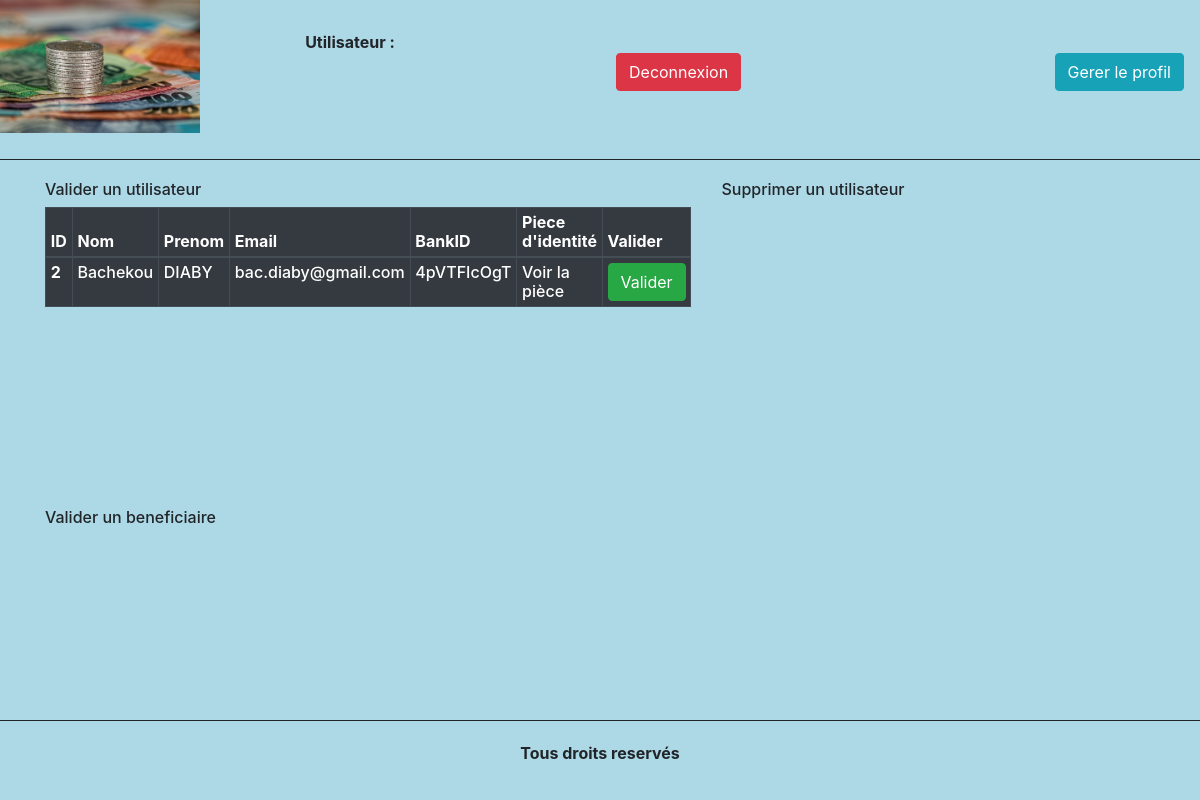
The page /Admin_connected/Admin_connected.php on the database its author committed.
### tables this page shows
CREATE TABLE user (id INTEGER PRIMARY KEY AUTOINCREMENT NOT NULL, last_name VARCHAR (50) NOT NULL, first_name VARCHAR (50) NOT NULL, birthdate DATE NOT NULL, adress VARCHAR (100) NOT NULL, email VARCHAR (50) NOT NULL, password VARCHAR (30) NOT NULL, is_validated INTEGER NOT NULL DEFAULT (0), BankID VARCHAR (10), identity VARCHAR (100));

### Admin_connected/Admin_connected.php (the view, shortened to what this page needs)
<!DOCTYPE html>
<html lang="en">
<head>
  <link rel="stylesheet" href="../bootstrap/bootstrap-4.4.1-dist/css/bootstrap.min.css">
  <link rel="stylesheet" href="style.CSS">
  <link rel="stylesheet" href="../CSS/Template.css">
</head>
<body>
<div class="grid-container">
  <div class="logo"></div>
  <div class="navigation">
      <ul class="navbar">
        <li class= "btn btn-danger">
          <a href="../User_disconnected/index.php">Deconnexion</a>
        </li>
        <li class= "btn btn-info">
          <a href="../Modify_login_info/index.php">Gerer le profil</a>
        </li>
      </ul>
    </div>
  <div class="subtitle">
    <div class="top">
    <?php
    echo '<p><b>Utilisateur :</b> '.$_SESSION['first_name'].' '.$_SESSION['last_name'].'</p>';
    ?>
    </div>
  </div>
  <?php
  $db = new DB();
  $req = $db->prepare('SELECT * FROM user WHERE is_validated=0');
  ?>
  <div class="container content">
    <div class="row">
      <div class="col">
      <h6>Valider un utilisateur<h6>
        <table class="table table-dark table-bordered table-sm">
          <thead>
            <tr>
              <th scope="col">ID</th>
              <th scope="col">Nom</th>
              <th scope="col">Prenom</th>
              <th scope="col">Email</th>
              <th scope="col">BankID</th>
              <th scope="col">Piece d'identité</th>
              <th scope="col">Valider</th>
            </tr>
          </thead>
          <tbody>
          <?php
          $req = $req->execute();
          while ($res = $req->fetchArray(SQLITE3_ASSOC)) {
              ?>
          <tr>
            <th scope="row"><?php echo $res['id']; ?></th>
            <td scope="row"><?php echo $res['first_name']; ?></td>
            <td scope="row"><?php echo $res['last_name']; ?></td>
            <td scope="row"><?php echo $res['email']; ?></td>
            <td scope="row"><?php echo $res['BankID']; ?></td>
            <td scope="row">
              <a href="../inscription_success/uploads/<?php echo $res['identity']; ?>">Voir la pièce</a>
            </td>
            <td>
              <button class="btn btn-success" type="submit">
                <a href="validate_user.php?user_id=<?php echo $res['id']; ?>"
                >Valider
                </a>
              </button>
            </td>
          </tr>
          <?php
          }
          ?>
        </tbody>
        </table>
      </div>
      <div class="col">
      <h6>Supprimer un utilisateur<h6>
      </div>
    </div>
    <div class="row">
      <div class="col">
      <h6>Valider un beneficiaire<h6>
      </div>
    </div>
  </div>
  <div class="footer">
    <p><b>Tous droits reservés</b></p>
  </div>
</div>

### Admin_connected/style.css (style rules this page uses)
.content { grid-area: content; display: grid; margin-top: 20px; }

### CSS/Template.css (style rules this page uses)
.grid-container { background-color: lightblue; display: grid; grid-template-columns: 1fr 2fr 3fr; grid-template-rows: 20vh 70vh 10vh; gap: 0px 0px; grid-template-areas: "logo subtitle navigation" "content content content" "footer footer footer"; }
.logo { grid-area: logo; border-bottom: 1px solid; max-height: 100%; background: url(../Ressources/logo.jpg) no-repeat; background-size: contain; }
.navigation { grid-area: navigation; display: grid; align-items: center; border-bottom: 1px solid; }
.subtitle { grid-area: subtitle; grid-template-columns:300px; grid-template-rows:200px,200px; grid-template-areas: "top" "bottom "; text-align: center; align-items: center; display: grid; border-bottom: 1px solid; }
a { color:white; text-decoration: none; }
.footer { grid-area: footer; text-align: center; border-top: 1px solid; display: grid; align-items: center; }

### rows shown on the page
user: id "2", first_name "Bachekou", last_name "DIABY", email "bac.diaby@gmail.com", BankID "4pVTFIcOgT"
